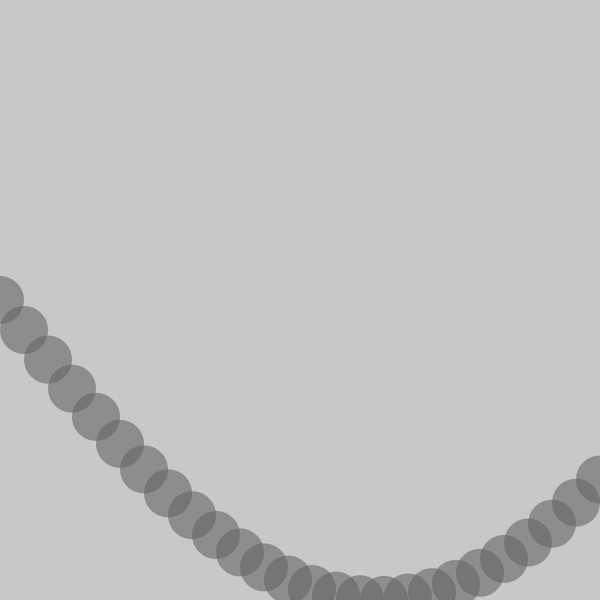
Frame 1 (no input)
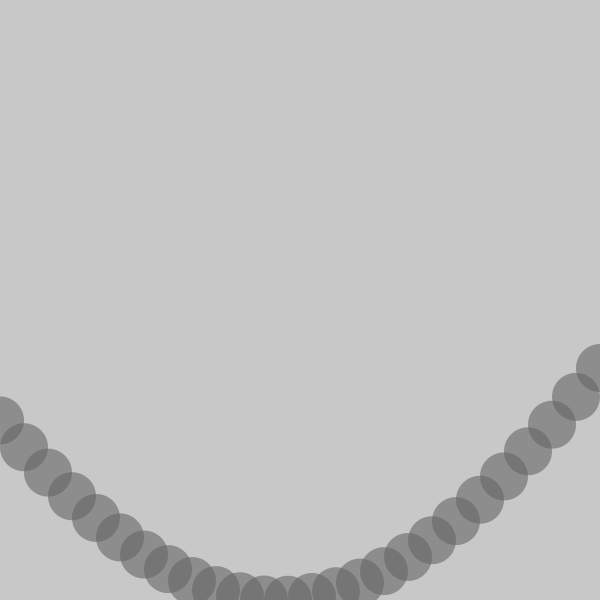
Frame 60 (the mouse pressed at the canvas centre just before this capture)
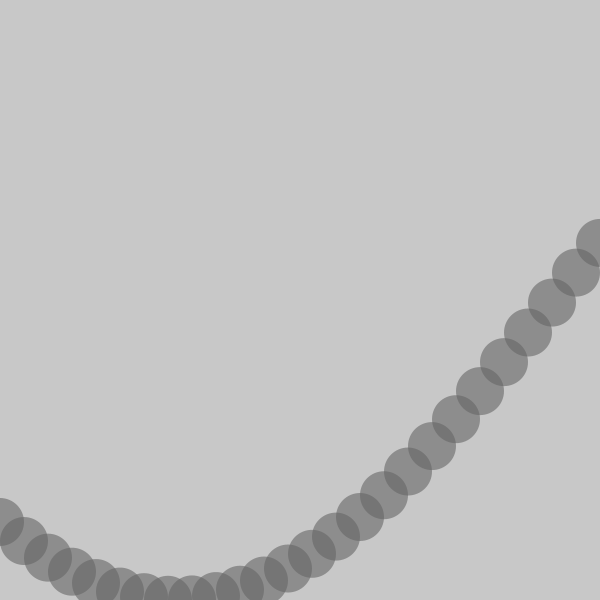
Frame 120 (the mouse held since frame 60 and released just before this capture)

The Processing sketch that drew these frames (run headless with seeded random() and noise(); from frame 60 on, the mouse is pressed at the canvas centre):

// Processing sketch: Example_03_09
// ── Example_03_09.pde
float startAngle = 0;
float angleVel = 0.1;

void setup() {
  size(600, 600);
  pixelDensity(displayDensity());
}

void draw() {
  background(200);
  
  float angle = startAngle;
  
  for (int x = 0; x <= width; x += 24) {
    float y = map(sin(angle), -1, 1, 0, height);
    noStroke();
    fill(100, 150);
    ellipse(x, y, 48, 48);
    angle += angleVel;
  }
  startAngle += 0.007;
}
